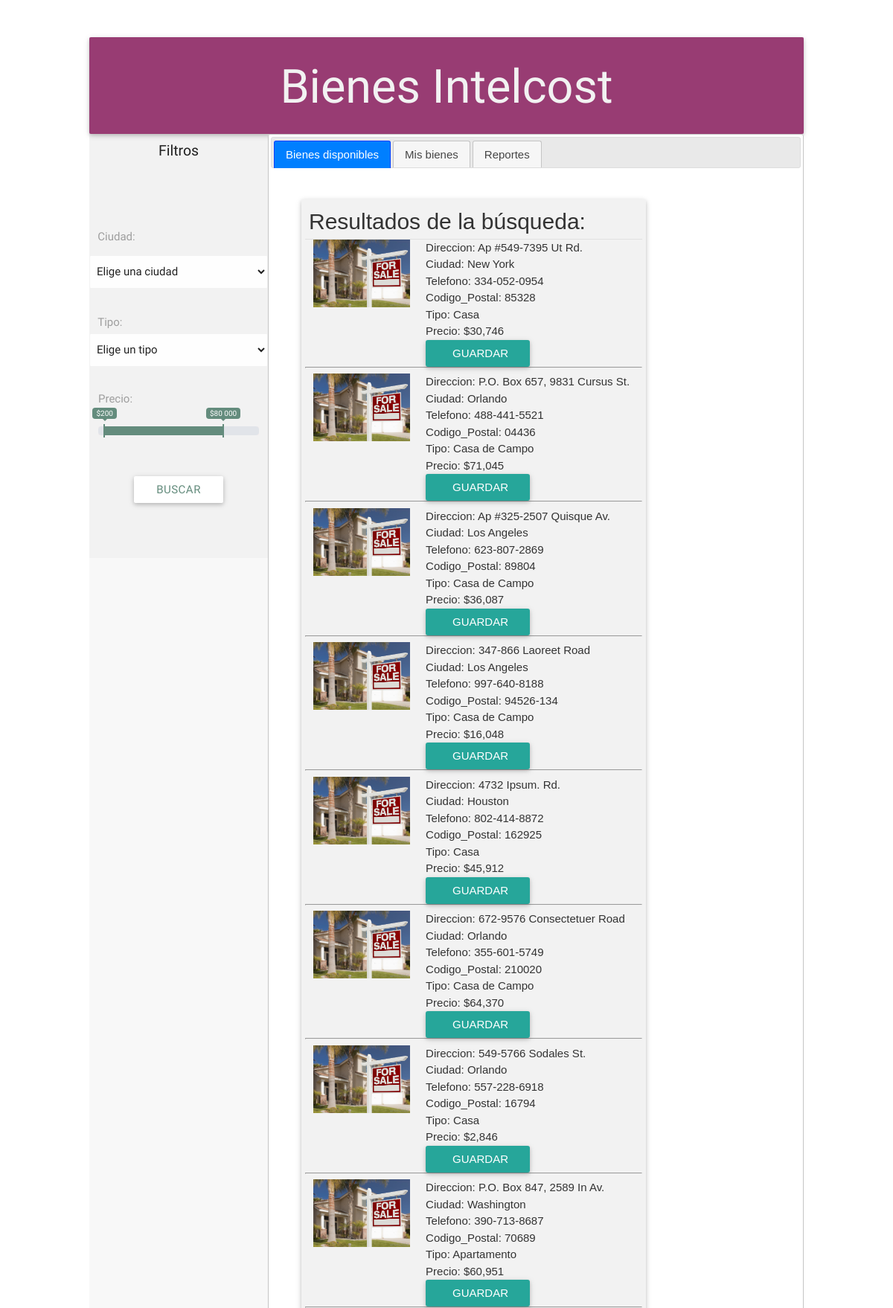
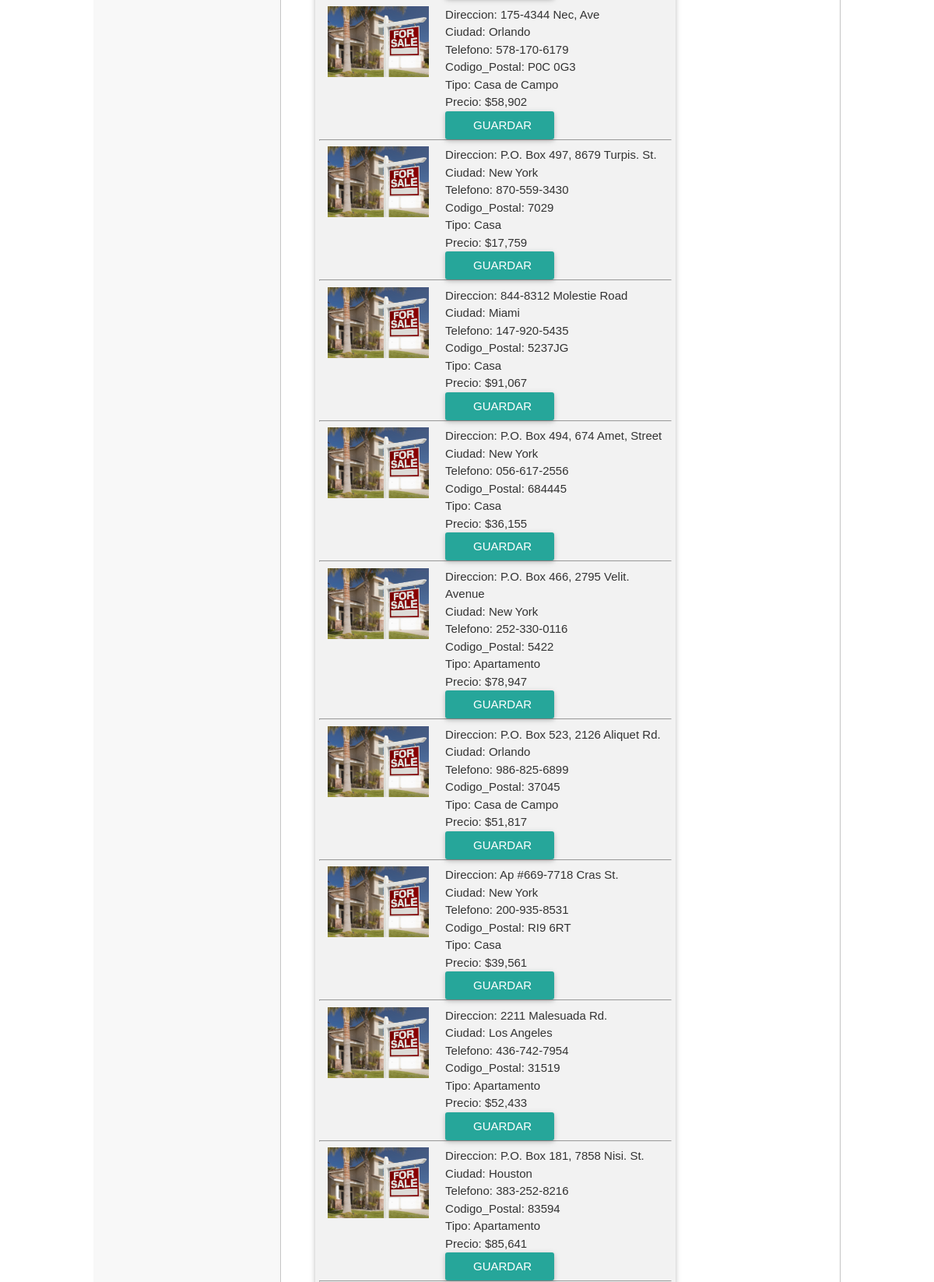
The page / (upper part) on the database its author committed (2 pictures, top to bottom).
### tables this page shows
CREATE TABLE `bienes` (
  `id` int(11) NOT NULL,
  `direccion` varchar(255) NOT NULL,
  `telefono` varchar(20) NOT NULL,
  `codigo_postal` varchar(6) NOT NULL,
  `precio` float NOT NULL,
  `ciudad` int(11) NOT NULL,
  `tipo` int(11) NOT NULL
);

CREATE TABLE `ciudades` (
  `id` int(11) NOT NULL,
  `nombre` varchar(50) DEFAULT NULL
);

CREATE TABLE `tipos` (
  `id` int(11) NOT NULL,
  `nombre` varchar(50) NOT NULL
);

### controllers/ver.php (called while the page is built, shortened)
<?php
require 'conexion/conx.php';
  $consulta_bienes = mysqli_query($conx,
      "SELECT
         bienes.*,
         ciudades.nombre as nombre_ciudad,
         tipos.nombre as nombre_tipo
      FROM bienes
      INNER JOIN ciudades ON ciudades.id = bienes.ciudad
      INNER JOIN tipos ON tipos.id = bienes.tipo");

### index.php (the view, shortened to what this page needs)
<?php
require 'controllers/ver.php';
$datos = file_get_contents("./data-1.json");
$inmuebles = json_decode($datos, true);
?>
<!DOCTYPE html>
<html>
<head>
    <link type="text/css" rel="stylesheet" href="css/materialize.min.css" media="screen,projection"/>
    <link type="text/css" rel="stylesheet" href="css/customColors.css" media="screen,projection"/>
    <link type="text/css" rel="stylesheet" href="css/ion.rangeSlider.css" media="screen,projection"/>
    <link type="text/css" rel="stylesheet" href="css/ion.rangeSlider.skinFlat.css" media="screen,projection"/>
    <link type="text/css" rel="stylesheet" href="css/index.css" media="screen,projection"/>
    <link rel="stylesheet" href="//code.jquery.com/ui/1.12.1/themes/base/jquery-ui.css">
</head>
<body>
<div class="contenedor">
    <div class="card rowTitulo">
      <h1>Bienes Intelcost</h1>
    </div>
    <div class="colFiltros">
      <form action="" method="post" id="formulario">
        <div class="filtrosContenido">
          <div class="tituloFiltros">
            <h5>Filtros</h5>
          </div>
          <div class="filtroCiudad input-field">
            <p><label for="selectCiudad">Ciudad:</label><br></p>
            <select name="ciudad" id="selectCiudad">
              <option value="" selected>Elige una ciudad</option>
            </select>
          </div>
          <div class="filtroTipo input-field">
            <p><label for="selecTipo">Tipo:</label></p>
            <br>
            <select name="tipo" id="selectTipo">
              <option value="">Elige un tipo</option>
            </select>
          </div>
          <div class="filtroPrecio">
            <label for="rangoPrecio">Precio:</label>
          </div>
          <div class="botonField">
            <input type="button" class="btn white" value="Buscar" id="submitButton" onclick="obtenerDatos();">
          </div>
        </div>
      </form>
    </div>
    <div id="tabs" style="width: 75%;">
        <ul>
            <li><a href="#tabs-1">Bienes disponibles</a></li>
            <li><a href="#tabs-2">Mis bienes</a></li>
            <li><a href="#tabs-3">Reportes</a></li>
        </ul>
        <div id="tabs-1">
        <div class="colContenido" id="divResultadosBusqueda">
          <div class="tituloContenido card" style="justify-content: center;">
            <h5>Resultados de la búsqueda: <span id="numResultados"></span></h5>
            <div class="divider">
            </div>
            <div class="tarjeta">
              <div class="row">
                <?php
                foreach ($inmuebles as $inmueble) {
                  echo "" ?>
                  <div id="<?php echo $inmueble["Id"] ?>">
                    <div class="col s4 imagen">
                      <img  alt="" src="./img/home.jpg" width="130px">
                    </div>
                    <div class="col s8">
                      Direccion: <?php echo $inmueble["Direccion"] ?><br>
                      Ciudad: <?php echo $inmueble["Ciudad"] ?><br>
                      Telefono: <?php echo $inmueble["Telefono"] ?><br>
                      Codigo_Postal: <?php echo $inmueble["Codigo_Postal"] ?><br>
                      Tipo: <?php echo $inmueble["Tipo"] ?><br>
                      Precio: <?php echo $inmueble["Precio"] ?><br>
                      <form action="./controllers/agregar.php" method="post">
                        <input class="btn waves-effect waves-light float-right " style="width: 50%;" type="submit" name="action"  value="Guardar">
                      </form>
                    </div>
                  </div>
                  <hr>
                <?php
                }
                ?>
              </div>
            </div>
          </div>
        </div>
      </div>
        </div>
</body>
</html>

### css/customColors.css (style rules this page uses)
.input-field label { color: #9E9E9E; }

### css/index.css (style rules this page uses)
.contenedor { background-color: rgba(242, 242, 242, 0.5); width: 80%; margin: 50px auto; display: flex; flex-flow: row wrap; min-height: 700px; height: auto; align-content: flex-start; }
.rowTitulo { width: 100%; text-align: center; background-color: #983c73; color: #F2F2F2; margin-top: 0; margin-bottom: 0; height: 130px; }
.colFiltros { width: 25%; height: 100%; min-height: 570px; }
.filtrosContenido, .colContenido, .colFiltros form { min-height: 570px; }
.filtrosContenido { width: 100%; margin: 0 0; background-color: #F2F2F2; display: flex; flex-flow: row wrap; align-content: flex-start; }
.tituloFiltros { width: 100%; height: 100px; text-align: center; }
.tituloFiltros h5 { font-size: 1.3rem; }
.filtroCiudad { width: 100%; height: 100px; text-align: center; }
.filtroTipo { width: 100%; height: 100px; text-align: center; }
.filtroPrecio { margin: 15px auto; width: 90%; height: 100px; }
.filtroPrecio label { font-size: 1rem; }
.botonField { width: 100%; height: 70px; text-align: center; }
.botonField input { color: #648C7D; }
.colContenido { width: 75%; display: flex; flex-flow: row wrap; align-content: space-between; padding: 20px; }
.tituloContenido { width: 100%; min-height: 170px; background-color: #F2F2F2; display: flex; flex-flow: row wrap; padding: 5px; }
.tituloContenido h5 { width: 100%; margin: 0.5rem 5px; margin-bottom: 2rem; height: 10px; font-size: 2rem; }
.divider { width: 100%; }

### rows shown on the page
bienes: direccion "Ap #549-7395 Ut Rd.", ciudad.nombre "New York", telefono "334-052-0954", codigo_postal "85328", tipo.nombre "Casa", Precio "$30,746"
bienes: direccion "P.O. Box 657, 9831 Cursus St.", ciudad.nombre "Orlando", telefono "488-441-5521", codigo_postal "04436", Tipo "Casa de Campo", Precio "$71,045"
bienes: direccion "Ap #325-2507 Quisque Av.", ciudad.nombre "Los Angeles", telefono "623-807-2869", codigo_postal "89804", Tipo "Casa de Campo", Precio "$36,087"
bienes: direccion "347-866 Laoreet Road", ciudad.nombre "Los Angeles", telefono "997-640-8188", Codigo_Postal "94526-134", Tipo "Casa de Campo", Precio "$16,048"
bienes: direccion "549-5766 Sodales St.", ciudad.nombre "Orlando", telefono "557-228-6918", codigo_postal "16794", tipo.nombre "Casa", Precio "$2,846"
bienes: direccion "175-4344 Nec, Ave", ciudad.nombre "Orlando", telefono "578-170-6179", Codigo_Postal "P0C 0G3", Tipo "Casa de Campo", Precio "$58,902"
bienes: direccion "P.O. Box 497, 8679 Turpis. St.", ciudad.nombre "New York", telefono "870-559-3430", codigo_postal "7029", tipo.nombre "Casa", Precio "$17,759"

### other values the page prints
$inmueble["Direccion"] "4732 Ipsum. Rd."
$inmueble["Ciudad"] "Houston"
$inmueble["Telefono"] "802-414-8872"
$inmueble["Codigo_Postal"] "162925"
$inmueble["Tipo"] "Casa"
$inmueble["Precio"] "$45,912"
$inmueble["Direccion"] "672-9576 Consectetuer Road"
$inmueble["Ciudad"] "Orlando"
$inmueble["Telefono"] "355-601-5749"
$inmueble["Codigo_Postal"] "210020"
$inmueble["Tipo"] "Casa de Campo"
$inmueble["Precio"] "$64,370"
$inmueble["Direccion"] "P.O. Box 847, 2589 In Av."
$inmueble["Ciudad"] "Washington"
$inmueble["Telefono"] "390-713-8687"
